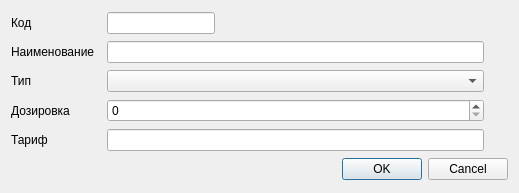
<?xml version="1.0" encoding="UTF-8"?>
<ui version="4.0">
 <class>Dialog</class>
 <widget class="QDialog" name="Dialog">
  <property name="geometry">
   <rect>
    <x>0</x>
    <y>0</y>
    <width>519</width>
    <height>193</height>
   </rect>
  </property>
  <property name="windowTitle">
   <string>Типы оборудования</string>
  </property>
  <layout class="QGridLayout" name="gridLayout">
   <item row="1" column="0">
    <widget class="QLabel" name="label">
     <property name="text">
      <string>Код</string>
     </property>
    </widget>
   </item>
   <item row="6" column="0" colspan="7">
    <widget class="QDialogButtonBox" name="buttonBox">
     <property name="orientation">
      <enum>Qt::Horizontal</enum>
     </property>
     <property name="standardButtons">
      <set>QDialogButtonBox::Cancel|QDialogButtonBox::Ok</set>
     </property>
    </widget>
   </item>
   <item row="2" column="2">
    <widget class="QLineEdit" name="edtName"/>
   </item>
   <item row="2" column="0">
    <widget class="QLabel" name="label_2">
     <property name="text">
      <string>Наименование</string>
     </property>
    </widget>
   </item>
   <item row="1" column="2">
    <layout class="QHBoxLayout" name="horizontalLayout">
     <property name="rightMargin">
      <number>0</number>
     </property>
     <item>
      <widget class="QLineEdit" name="edtCode">
       <property name="sizePolicy">
        <sizepolicy hsizetype="Fixed" vsizetype="Fixed">
         <horstretch>0</horstretch>
         <verstretch>0</verstretch>
        </sizepolicy>
       </property>
       <property name="minimumSize">
        <size>
         <width>100</width>
         <height>0</height>
        </size>
       </property>
      </widget>
     </item>
     <item>
      <spacer name="horizontalSpacer">
       <property name="orientation">
        <enum>Qt::Horizontal</enum>
       </property>
       <property name="sizeHint" stdset="0">
        <size>
         <width>40</width>
         <height>20</height>
        </size>
       </property>
      </spacer>
     </item>
    </layout>
   </item>
   <item row="3" column="0">
    <widget class="QLabel" name="label_3">
     <property name="text">
      <string>Тип</string>
     </property>
    </widget>
   </item>
   <item row="4" column="0">
    <widget class="QLabel" name="label_4">
     <property name="text">
      <string>Дозировка</string>
     </property>
    </widget>
   </item>
   <item row="5" column="0">
    <widget class="QLabel" name="label_5">
     <property name="text">
      <string>Тариф</string>
     </property>
    </widget>
   </item>
   <item row="4" column="2">
    <widget class="QSpinBox" name="spinBox">
     <property name="maximum">
      <number>10000</number>
     </property>
    </widget>
   </item>
   <item row="3" column="2">
    <widget class="CRBComboBox" name="cmbType"/>
   </item>
   <item row="5" column="2">
    <widget class="QLineEdit" name="edtTariff"/>
   </item>
  </layout>
 </widget>
 <customwidgets>
  <customwidget>
   <class>CRBComboBox</class>
   <extends>QComboBox</extends>
   <header>library/crbcombobox.h</header>
  </customwidget>
 </customwidgets>
 <tabstops>
  <tabstop>edtCode</tabstop>
  <tabstop>edtName</tabstop>
  <tabstop>cmbType</tabstop>
  <tabstop>spinBox</tabstop>
  <tabstop>edtTariff</tabstop>
  <tabstop>buttonBox</tabstop>
 </tabstops>
 <resources/>
 <connections>
  <connection>
   <sender>buttonBox</sender>
   <signal>accepted()</signal>
   <receiver>Dialog</receiver>
   <slot>accept()</slot>
   <hints>
    <hint type="sourcelabel">
     <x>248</x>
     <y>254</y>
    </hint>
    <hint type="destinationlabel">
     <x>157</x>
     <y>274</y>
    </hint>
   </hints>
  </connection>
  <connection>
   <sender>buttonBox</sender>
   <signal>rejected()</signal>
   <receiver>Dialog</receiver>
   <slot>reject()</slot>
   <hints>
    <hint type="sourcelabel">
     <x>316</x>
     <y>260</y>
    </hint>
    <hint type="destinationlabel">
     <x>286</x>
     <y>274</y>
    </hint>
   </hints>
  </connection>
 </connections>
</ui>
